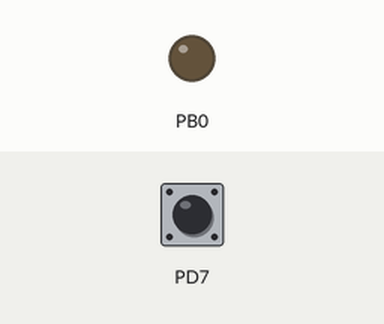
This program was run on a simulated ATmega328P, built with avr-gcc and emulated at 16 MHz. On the bench: output pins drawn as LEDs (lit = HIGH). The test bench sets the inputs (shaded band); at power-on: PD7 HIGH. Sleep ends after the set time or at an interrupt.

Above: at 1.2 s.
1.3 s: PD7 pulled LOW for 0.15 s
At 1.37 s:
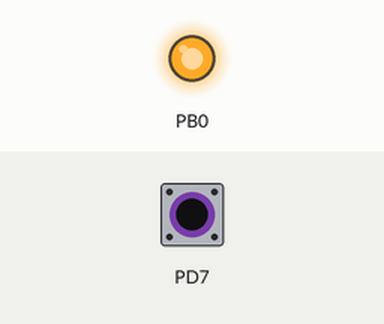
2.9 s: PD7 pulled LOW for 3.2 s
At 6.6 s:
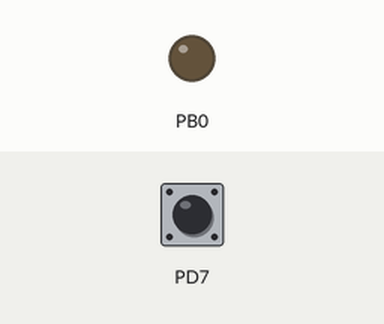
Timing chart, 0 to 8.1 s (numbered marks = the images above; inputs shaded):
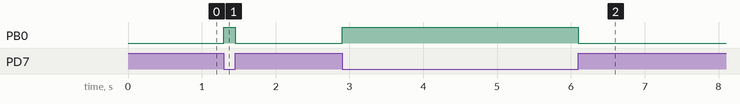

The program:

main.c
```c
// (licence header left out)
#define F_CPU 16000000UL     /* 16MHz Frequency Working Arduino UNO Clock */
#include <avr/io.h>
#include <util/delay.h>      /* Include a AVR LibC functions*/
#include <avr/interrupt.h>   /* this was included on Episode #04 */
#include <avr/sleep.h>       /* this was included on Episode #05 */

                             /* Defining the basics macros*/
#define LedOn PORTB |= (1<<PORTB0)
#define LedOff PORTB &= ~(1<<PORTB0)
#define LedToggle PINB |= (1<<PINB0)
#define SWITCH_PRESSED !(PIND & (1<<PIND7))

ISR(PCINT2_vect)
{
			if (SWITCH_PRESSED)
			{
				     LedOn;
			} else
			{
					LedOff;
			}
}


int main(void)
{
	                     /* PORTB Data Register - DS pg 92 */
    DDRB |=  (1<<DDB0);      /* LED Attach -> Pin 0 of PORTB (Arduino Digital 8) */
	DDRD &= ~(1<<DDD7);  /* Switch Key -> Pin 7 of PORTD (Arduino Digital 7) */

	PRR =0xFF;           /* Desable all peripherals  */
	                     /* Set sleep mode */
			     /* The 6 different modes are (sleep.h):
				  SLEEP_MODE_IDLE?-?the least power savings
				  SLEEP_MODE_ADC
				  SLEEP_MODE_PWR_SAVE
				  SLEEP_MODE_STANDBY
				  SLEEP_MODE_EXT_STANDBY
				  SLEEP_MODE_PWR_DOWN?-?the most power savings
			      */
	set_sleep_mode(SLEEP_MODE_PWR_DOWN);

	PCMSK2 |= (1<<PCINT23); /* Pin Change Mask Register 2 on Arduino Pin 7 I/O - pg 94 */
	PCICR |= (1<< PCIE2); /* bit selects whether pin change interrupt is enabled */

	sei();                /* Enable interrupt by setting the global interrupt mask */

	                      /* Polling Pin 7 PORTD */
    while (1)
    {
                             /* Calling sleep mode */
	    sleep_mode();


    }
}
```

Measured:
- after the input at 1.3 s, PB0: LOW → HIGH at once, → LOW 0.15 s later
- after the input at 2.9 s, PB0: LOW → HIGH at once, → LOW 3.2 s later
